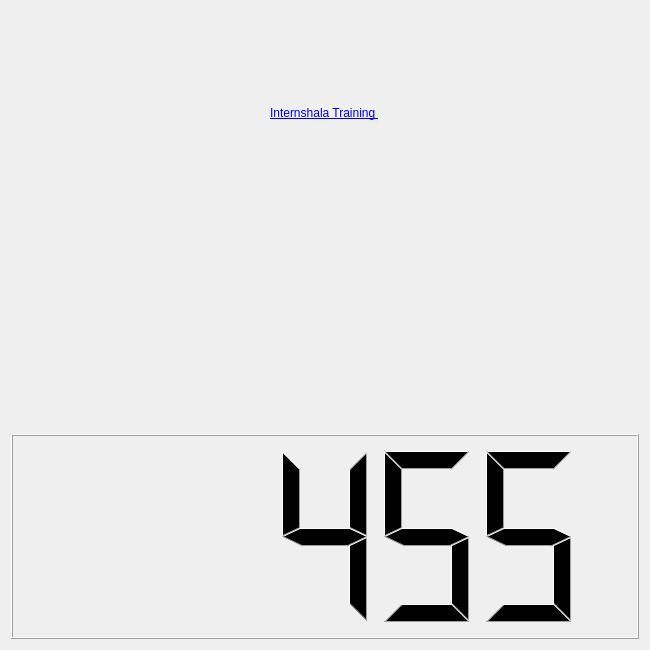
<?xml version="1.0" encoding="UTF-8"?>
<ui version="4.0">
 <class>Form</class>
 <widget class="QWidget" name="Form">
  <property name="geometry">
   <rect>
    <x>0</x>
    <y>0</y>
    <width>650</width>
    <height>650</height>
   </rect>
  </property>
  <property name="windowTitle">
   <string>Form</string>
  </property>
  <layout class="QVBoxLayout" name="verticalLayout">
   <item alignment="Qt::AlignHCenter">
    <widget class="QLabel" name="label">
     <property name="text">
      <string>&lt;a href=&quot;http://trainings.in.com&quot;&gt;Internshala Training &lt;/a&gt;</string>
     </property>
     <property name="textFormat">
      <enum>Qt::AutoText</enum>
     </property>
     <property name="scaledContents">
      <bool>false</bool>
     </property>
     <property name="openExternalLinks">
      <bool>true</bool>
     </property>
    </widget>
   </item>
   <item alignment="Qt::AlignHCenter">
    <widget class="QLabel" name="label_2">
     <property name="text">
      <string/>
     </property>
     <property name="pixmap">
      <pixmap>Downloads/download.png</pixmap>
     </property>
    </widget>
   </item>
   <item>
    <widget class="QLCDNumber" name="lcdNumber">
     <property name="smallDecimalPoint">
      <bool>false</bool>
     </property>
     <property name="mode">
      <enum>QLCDNumber::Dec</enum>
     </property>
     <property name="segmentStyle">
      <enum>QLCDNumber::Filled</enum>
     </property>
     <property name="value" stdset="0">
      <double>455.000000000000000</double>
     </property>
    </widget>
   </item>
  </layout>
 </widget>
 <resources/>
 <connections/>
</ui>
